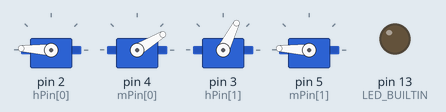
Recording of a sketch running on a simulated Arduino Uno, built with avr-gcc and run on an emulated ATmega328P. Parts: 4 × servo, output pins drawn as LEDs (lit = HIGH). The local clock reads 2024-03-15 10:24:30 at power-on unless the sketch sets it.

Above: at 0.1 s.
Timing chart, 0 to 91.5 s (numbered marks = the images above):
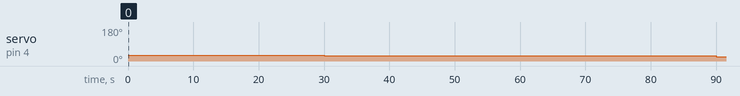

Measured:
- by itself, servo on pin 4 (mPin[0]): 31° → 27° at 30.0 s, → 23° 60.0 s later

The sketch:

clock_hour_min_servo_no_stepmotor.ino
```cpp
#include <Wire.h>
#include <Rtc_Pcf8563.h>
#include <Servo.h>

//#define SET_CLOCK

#define AM 0
#define PM 1

#define HOUR_A 0
#define HOUR_B 1

#define MINUTE_A 0
#define MINUTE_B 1

Rtc_Pcf8563 RTC;

Servo hourHand[2];
Servo minuteHand[2];

int myH, myM, myS;// myDa, myMo, myYe;
unsigned long lastMillis = 0;
int num = 0;

const int waitDelay = 1000;

const byte hPin[] = { 2, 3 };
const byte mPin[] = { 4, 5 };

int xH, mH;
int xM, mM;

int servo_hour;
int servo_minute;

boolean am_pm = AM;

boolean h_ab = HOUR_A;
boolean m_ab = MINUTE_A;

void setup()
{
  Wire.begin();
  for (int i = 0; i < 2; i++)
  {
    hourHand[i].attach(hPin[i]);
    minuteHand[i].attach(mPin[i]);
  }
  hourHand[1].write(177);
  minuteHand[1].write(177);
  pinMode(LED_BUILTIN, OUTPUT);
#ifdef SET_CLOCK
  RTC.initClock();
  //day, weekday, month, century(1=1900, 0=2000), year(0-99)
  RTC.setDate(25, 3, 4, 0, 17);
  //hr, min, sec
  RTC.setTime(9, 57, 00);
#endif
}

void loop()
{
  myH = RTC.getHour();
  myM = RTC.getMinute();
  am_pm = (myH >= 12);
  myH = (myH > 12 || myH == 0 ? abs(myH - 12) : myH);
  if (myH <= 6)
  {
    xH = 6;
    mH = 1;
    h_ab = HOUR_A;
  }
  else
  {
    xH = 12;
    mH = 7;
    h_ab = HOUR_B;
  }
  if (myM <= 30)
  {
    xM = 30;
    mM = 0;
    m_ab = MINUTE_A;
  }
  else
  {
    xM = 59;
    mM = 31;
    m_ab = MINUTE_B;
  }
  servo_hour = map(myH, mH, xH, 135, 15);
  servo_minute = map(myM, mM, xM, 135, 5);
  if (h_ab == HOUR_A)
  {
    hourHand[0].write(servo_hour);
    hourHand[1].write(177);
  }
  else
  {
    hourHand[0].write(177);
    hourHand[1].write(servo_hour);
  }
  if (m_ab == MINUTE_A)
  {
    minuteHand[0].write(servo_minute);
    minuteHand[1].write(177);
  }
  else
  {
    minuteHand[0].write(177);
    minuteHand[1].write(servo_minute);
  }
  // waits for the servo to get there
  delay(15);
}
```
